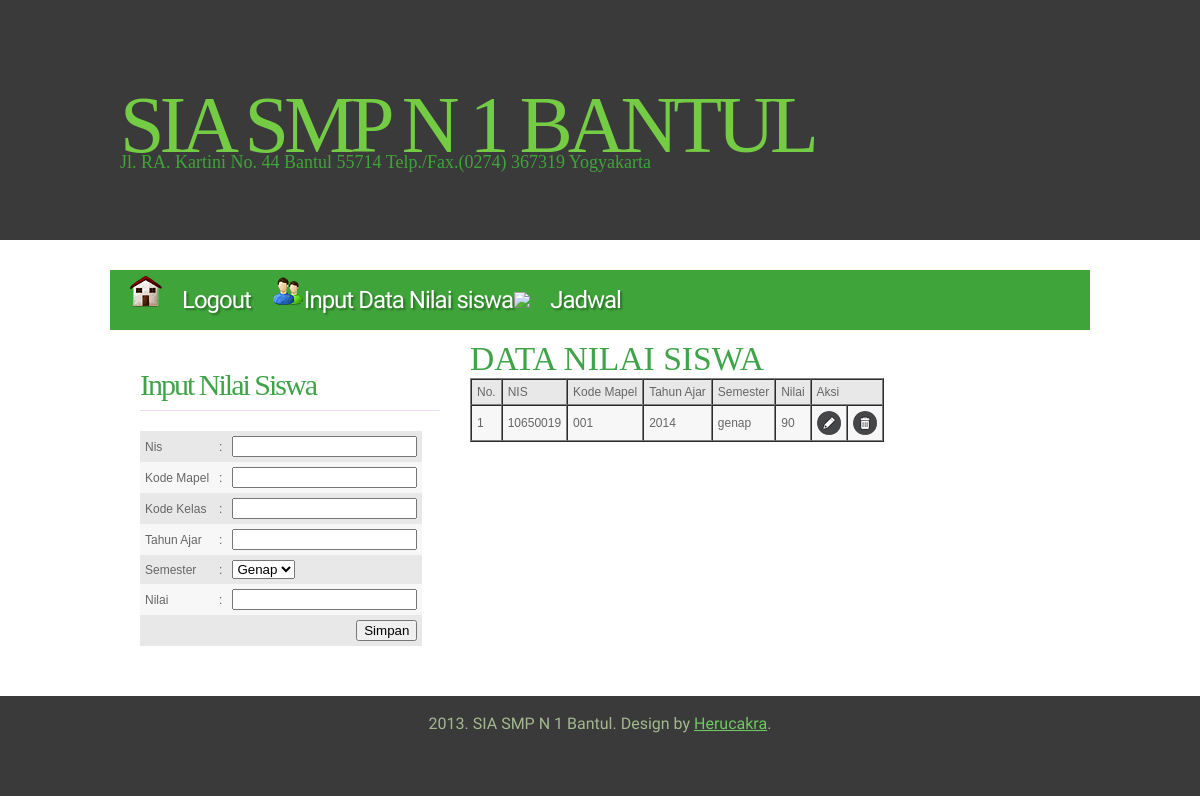
Screenshot of /data_nilai.php (signed in) with the database file from the repository.
### tables this page shows
CREATE TABLE IF NOT EXISTS `nilai` (
  `no` int(10) NOT NULL,
  `nis` varchar(10) NOT NULL,
  `kd_mapel` varchar(10) NOT NULL,
  `th_ajar` varchar(10) NOT NULL,
  `semester` varchar(10) NOT NULL,
  `nilai` int(5) NOT NULL,
  PRIMARY KEY (`no`),
  KEY `nis` (`nis`),
  KEY `kd_mapel` (`kd_mapel`)
);

### data_nilai.php (the view, shortened to what this page needs)
<html>
<head>
<link href="style.css" rel="stylesheet" type="text/css" media="screen" />
</head>
<body>
<div id="wrapper">
	<div id="header-wrapper">
		<div id="header">
			<div id="logo">
				<h1><a href="#">SIA SMP N 1 Bantul</a></h1>
				<p>Jl. RA. Kartini No. 44 Bantul 55714 Telp./Fax.(0274) 367319 Yogyakarta</p>
			</div>
		</div>
	</div>
	<div id="menu-wrapper">
		<ul id="menu">
		<li><a href="logout.php"><img src ="images/home.png" /><span>Logout</span></a></li>
		<li><a href="data_nilai.php"><img src ="images/users.png" />Input Data Nilai siswa</a>
		<li><a href="jadwal.php"><img src ="images/cal.png" /><span>Jadwal</span></a></li>
		</ul>
	</div>
	<div id="page">
		<div id="content">
			<div class="contentbg">
			<h2>DATA NILAI SISWA</h2>
			<table border="1" cellpadding="5" cellspacing="0">
			<tbody>
				<tr class='dark'>
					<td>No.</td>
					<td>NIS</td>
					<td>Kode Mapel</td>
					<td>Tahun Ajar</td>
					<td>Semester</td>
					<td>Nilai</td>
					<td colspan="2">Aksi</td>
				</tr>
			<?php
			$query = mysql_query("select * from nilai");
			$no = 1;
			while ($data = mysql_fetch_array($query)) {
			?>
				<tr class='light'>
				<td><?php echo $no; ?></td>
					<td><?php echo $data['nis']; ?></td>
					<td><?php echo $data['kd_mapel']; ?></td>
					<td><?php echo $data['th_ajar']; ?></td>
					<td><?php echo $data['semester']; ?></td>
					<td><?php echo $data['nilai']; ?></td>
					<td><a href="edit_nilai.php?no=<?php echo $data['no']; ?>"><img src ="images/edit.png" /></a></td>
					<td><a href="deleteN.php?no=<?php echo $data['no']; ?>"><img src ="images/bin.png" /></a></td>
				</tr>
			<?php
				$no++;
			}
			?>
			</tbody>
			</table>
		</div>
	</div>
		<div id="sidebar-bg">
			<div id="sidebar">
				<ul>
			<h2 class="title">Input Nilai Siswa</h2>
			<form name="input_data" action="insertN.php" method="post">
			<table border="0" cellpadding="5" cellspacing="0">
				<tbody>
					<tr class='dark'>
						<td>Nis</td>
						<td>:</td>
						<td><input type="text" name="nis" required="required" /></td>
					</tr>
					<tr class='light'>
						<td>Kode Mapel</td>
						<td>:</td>
						<td><input type="text" name="kd_mapel" required="required"> </textarea></td>
					</tr>
					<tr class='dark'>
						<td>Kode Kelas</td>
						<td>:</td>
						<td><input type="text" name="kd_kelas" required="required"> </textarea></td>
					</tr>
					<tr class='light'>
						<td>Tahun Ajar</td>
						<td>:</td>
						<td><input type="year" name="th_ajar" required="required" /></td>
					</tr>
					<tr class='dark'>
					<td>Semester</td>
					<td>:</td>
						<td><select name="semester">
							<option value="Genap">Genap</option>
							</select>
						</td>
					</tr>
					<tr class='light'>
						<td>Nilai</td>
						<td>:</td>
						<td><input type="text" name="nilai" required="required" /></td>
					</tr>
					<tr class='dark'>
						<td align="right" colspan="3"><input type="submit" name="submit" value="Simpan" /></td>
					</tr>
				</tbody>
			</table>
</form>
			</div>
		</div>
		<div style="clear: both;">&nbsp;</div>
	</div>
</div>
<div id="footer">
	<p>2013. SIA SMP N 1 Bantul. Design by <a href="http://www.smpn1bantul.net">Herucakra</a>.</p>
</div>
</body>
</html>

### style.css (style rules this page uses)
body { margin: 0; padding: 0; background: #FFFFFF; font-family: Arial, Helvetica, sans-serif; font-size: 14px; color: #181B20; }
h1, h2, h3 { margin: 0px; padding: 0px; font-family: 'Arvo', serif; font-weight: 400; color: #3FA449; }
table tbody { font-size: 12px; }
table tbody tr.light { color:#666666; background-color:#F7F7F7; }
table tbody tr.dark { color:#666666; background-color:#E8E8E8; }
h1 { font-size: 2em; }
h2 { font-size: 2.4em; }
p, ul, ol { margin-top: 0; line-height: 180%; }
a { text-decoration: none; color: #9C9A9A; }
#wrapper { margin: 0 auto; padding: 0; }
#header-wrapper { height: 240px; background: #3A3A3A; margin-bottom: 30px; }
#header { width: 960px; height: 240px; margin: 0 auto; }
#logo { width: 980px; height: 100px; margin: 0px auto; padding: 80px 0px 0px 0px; color: #3FA43A; }
#logo h1, #logo p { display: block; margin: 0px; padding: 0px; }
#logo h1 { letter-spacing: -5px; text-align: left; text-transform: uppercase; font-size: 80px; color: #3FA43A; }
#logo h1 a { color: #73CC43; }
#logo p { margin-top: -25px; text-align: left; font-family: 'Arvo', serif; font-size: 18px; }
#logo a { border: none; background: none; text-decoration: none; color: #3FA43A; }
#menu-wrapper { width: 980px; height: 60px; margin: 0px auto; padding: 0px; background: #3FA43A; }
#menu { margin: 0; padding: 0px 20px; list-style: none; line-height: 60px; letter-spacing: -1px; text-decoration: none; text-shadow: 2px 2px 2px rgba(0,0,0,.3); font-family: 'Abel', sans-serif; font-size: 24px; font-weight: normal; color: #FFFFFF; }
#menu li { float: left; margin-right: 1px; }
#menu a { display: block; float: left; height: 60px; margin: 0px; color: #FFFFFF; }
#menu span { padding: 0px 20px; }
#page { width: 980px; margin: 0px auto; padding: 0px; }
#content { float: right; width: 650px; }
#content .contentbg { width: 590px; padding: 10px 30px 0px 30px; }
#sidebar-bg { float: left; width: 330px; }
#sidebar { overflow: hidden; width: 300px; padding: 30px 30px 20px 30px; }
#sidebar ul { margin: 0; padding: 0; list-style: none; }
#sidebar h2 { height: 38px; margin-bottom: 20px; padding: 12px 0 0 0px; border-bottom: 1px solid #F1DAF7; letter-spacing: -2px; font-size: 30px; color: #3FA449; }
#footer { height: 100px; background: #3A3A3A; }
#footer p { margin: 0; padding-top: 18px; line-height: normal; text-align: center; font-family: 'Abel', sans-serif; font-size: 16px; color: #A4B890; }
#footer a { text-decoration: underline; color: #70C964; }

### rows the page displays
nilai: nis "10650019", kd_mapel "001", th_ajar "2014", semester "genap", nilai "90"
